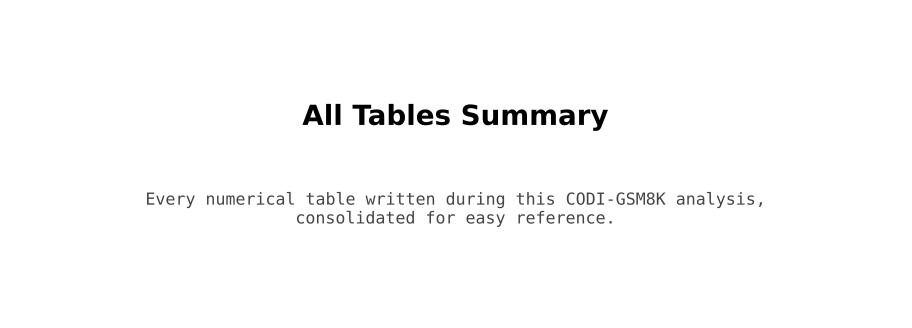

Write Python code to recreate this figure.
"""Every table written in this analysis, gathered into a single PDF.

Sources: JSONs and NPZs on disk, plus hardcoded summaries for tables that
were derived narratively (e.g., steering null tally, mode trichotomy).

Output: all_tables_summary_gsm8k.pdf
"""
from __future__ import annotations

import json, re
from pathlib import Path

import matplotlib
matplotlib.rcParams["text.parse_math"] = False
import matplotlib.pyplot as plt
import numpy as np
from matplotlib.backends.backend_pdf import PdfPages

PD = Path(__file__).resolve().parent
REPO = Path(__file__).resolve().parents[2]
CP = REPO / "experiments" / "computation_probes"
OPER = PD / "operator-probe"

OUT_PDF = PD / "all_tables_summary_gsm8k.pdf"


def load(p):
    try:
        if str(p).endswith(".npz"):
            return np.load(p)
        return json.load(open(p))
    except FileNotFoundError:
        return None


def make_table_page(pdf, title, headers, rows,
                    subtitle="", footnote="",
                    col_widths=None, row_colors=None,
                    fontsize=10, figsize=(13, 7.5)):
    fig, ax = plt.subplots(figsize=figsize)
    ax.axis("off")
    ax.set_title(title, fontsize=14, fontweight="bold", pad=14)
    if subtitle:
        ax.text(0.5, 0.95, subtitle, ha="center", va="top",
                fontsize=11, transform=ax.transAxes, color="#444")
    table = ax.table(
        cellText=rows, colLabels=headers, loc="center",
        cellLoc="center", colLoc="center",
        colWidths=col_widths,
    )
    table.auto_set_font_size(False)
    table.set_fontsize(fontsize)
    table.scale(1, 1.5)
    # Header style
    for j in range(len(headers)):
        cell = table[0, j]
        cell.set_facecolor("#4c72b0")
        cell.set_text_props(color="white", fontweight="bold")
    if row_colors:
        for i, color in enumerate(row_colors):
            for j in range(len(headers)):
                table[i + 1, j].set_facecolor(color)
    if footnote:
        ax.text(0.5, 0.03, footnote, ha="center", va="bottom",
                fontsize=9, transform=ax.transAxes, color="#666",
                family="monospace")
    pdf.savefig(fig, bbox_inches="tight"); plt.close(fig)


def section(pdf, title, subtitle=""):
    fig, ax = plt.subplots(figsize=(11.5, 4))
    ax.axis("off")
    ax.text(0.5, 0.65, title, ha="center", va="center",
            fontsize=20, fontweight="bold", transform=ax.transAxes)
    if subtitle:
        ax.text(0.5, 0.35, subtitle, ha="center", va="center",
                fontsize=12, transform=ax.transAxes, color="#444",
                family="monospace")
    pdf.savefig(fig, bbox_inches="tight"); plt.close(fig)


def main():
    # === Load data ===
    fdec = load(CP / "force_decode_per_step_gsm8k.json")
    flow = load(CP / "flow_map_gsm8k.npz")
    flow_meta = load(CP / "flow_map_gsm8k_meta.json")
    transitions = load(PD / "step_transitions_gsm8k.json")
    mop = load(OPER / "multi_op_probe_gsm8k.json")
    mop_refined = load(OPER / "multi_op_probe_refined_gsm8k.json")
    mop_evenodd = load(OPER / "multi_op_probe_evenodd_gsm8k.json")
    mop_best_per_step = load(OPER / "multi_op_probe_best_per_step_gsm8k.json")
    mop_trajectory = load(OPER / "multi_op_probe_trajectory_gsm8k.json")
    mop_shuf = load(OPER / "multi_op_probe_shuffle_gsm8k.json")
    correct_trace = load(PD / "correct_trace_patterns_gsm8k.json")
    other_num = load(PD / "other_number_patterns_gsm8k.json")
    wrong_val = load(PD / "wrong_value_patterns_gsm8k.json")
    final_wrong = load(PD / "final_wrong_patterns_gsm8k.json")
    late_beh = load(PD / "late_step_behavior_gsm8k.json")
    corr_v2 = load(OPER / "correctness_probe_gsm8k_v2.json")
    chain_emerge = load(PD / "chain_emergence_gsm8k.json")
    attn_num = load(PD / "correctness-analysis" / "attn_to_numbers_gsm8k.json")
    ll = load(CP / "logit_lens_gsm8k.json")

    with PdfPages(OUT_PDF) as pdf:
        # ===== Cover =====
        section(pdf, "All Tables Summary",
                "Every numerical table written during this CODI-GSM8K analysis,\n"
                "consolidated for easy reference.")

        # ===========================================================
        # SECTION A: Step-level descriptive
        # ===========================================================
        section(pdf, "A. Step-level descriptive",
                "Per-step accuracy, attention, block norms, transitions.")

        # T1: Force-decode accuracy per step
        if fdec:
            N = fdec["N"]
            accs = [sum(c) / N * 100 for c in fdec["correct_per_step"]]
            rows = []
            for k in range(6):
                delta = (accs[k] - accs[k-1]) if k > 0 else None
                d_str = f"{delta:+.1f}pp" if delta is not None else "—"
                rows.append([f"step {k+1}", f"{accs[k]:.1f}%", d_str])
            make_table_page(pdf,
                "T1. Force-decode accuracy per latent step",
                ["step", "accuracy", "Δ vs prev"], rows,
                subtitle=f"N={N} GSM8K test problems",
                footnote="Step 2→3 has the largest jump (+13.8pp); step 4→5 second (+4.2pp).")

        # T2: w→r / r→w transitions
        if transitions:
            rows = []
            for r in transitions["transitions"]:
                rows.append([f"{r['from']}→{r['to']}",
                              str(r["wr"]), str(r["rw"]),
                              str(r["rr"]), str(r["ww"]),
                              f"{r['net']:+d}"])
            make_table_page(pdf,
                "T2. Per-example correctness transitions",
                ["step pair", "w→r", "r→w", "r→r", "w→w", "net"], rows,
                subtitle=f"N={transitions['N']}; net = w→r minus r→w",
                footnote="Step 1→2 is a NET REGRESSION (−30). Step 2→3 rescues +182.")

        # T3: Per-step attention shares (avg over heads + layers)
        if flow is not None and flow_meta:
            ATTN = flow["mean_attn"]
            CLASS_NAMES = flow_meta["class_names"]
            attn_avg = ATTN[0, :6].mean(axis=(1, 2))
            classes = ["Q", "BOT", "L1", "L2", "L3", "L4", "L5", "L6"]
            cls_idx = [CLASS_NAMES.index(c) for c in classes]
            rows = []
            for s in range(6):
                row = [f"step {s+1}"]
                for ci in cls_idx:
                    row.append(f"{attn_avg[s, ci]:.2f}")
                rows.append(row)
            make_table_page(pdf,
                "T3. Per-step attention shares (avg over heads × layers)",
                ["step"] + classes, rows,
                subtitle="Fraction of last-token's attention to each position class",
                footnote="72-91% of attention every step goes to Q. Step 3→L2 (13%) and step 5→L4 (12%) are the chaining peaks.")

        # T4: Per-step block-output norms (sum over layers)
        if flow is not None:
            attn_norms = flow["mean_attn_norm"][0, :6].sum(axis=-1)
            mlp_norms = flow["mean_mlp_norm"][0, :6].sum(axis=-1)
            rows = []
            for s in range(6):
                marker = " ← largest" if mlp_norms[s] == mlp_norms.max() else ""
                rows.append([f"step {s+1}", f"{attn_norms[s]:.1f}",
                              f"{mlp_norms[s]:.1f}{marker}"])
            make_table_page(pdf,
                "T4. Per-step block-output norms (summed over 12 layers)",
                ["step", "‖attn out‖", "‖MLP out‖"], rows,
                subtitle="Mean L2 norms of last-token output at each block, summed across layers",
                footnote="Step 2's MLP is the loop's biggest single write (563.6).")

        # T5: Mode trichotomy (hardcoded from analysis)
        rows = [
            ["1. Loop did the work", "first-correct at step ≥ 2", "280", "21.2%"],
            ["2. Easy / shortcut right", "first-correct at step 1", "271", "20.5%"],
            ["3. Shortcut wrong", "wrong at step 6", "768", "58.2%"],
        ]
        make_table_page(pdf,
            "T5. Three-mode trichotomy (correctness × where it happened)",
            ["mode", "description", "n problems", "% of 1319"], rows,
            subtitle="CODI's three operating modes on GSM8K test",
            footnote="Modes 2 and 3 use the same Benford-shaped 'guess generator'; only the lottery differs.")

        # ===========================================================
        # SECTION B: Operator/marker probes
        # ===========================================================
        section(pdf, "B. Probe results (operator, marker, refined)")

        # T6: Multi-op probe best cells per marker
        if mop and "best" in mop:
            best = mop["best"]
            rows = []
            for p in ["op", "a_ld", "c_ld"]:
                for m in range(1, 5):
                    b = best[p].get(str(m))
                    if b:
                        rows.append([p, f"m={m}",
                                      f"step{b['step']} L{b['layer']}",
                                      f"{b['acc']:.3f}",
                                      f"{b['f1']:.3f}"])
            chance = "op: 0.25, a_ld: 0.10, c_ld: 0.10"
            make_table_page(pdf,
                "T6. Multi-op probe — best cells per (probe, marker)",
                ["probe", "marker", "best cell", "acc", "F1"], rows,
                subtitle=f"Chance: {chance}",
                footnote="RidgeClassifier(α=1.0, class-balanced) + StandardScaler, 80/20 split per cell.")

        # T7: Refined probe accuracy by filter
        if mop_refined:
            rows = []
            filters = ["original", "length_matched", "correct_only", "correct_and_length_matched"]
            for m in range(1, 5):
                for filt in filters:
                    if filt not in mop_refined: continue
                    info = mop_refined[filt].get("op", {}).get(str(m))
                    if info and info.get("best"):
                        b = info["best"]
                        rows.append([filt, f"m={m}",
                                      f"step{b['step']} L{b['layer']}",
                                      f"{b['acc']:.3f}",
                                      str(info.get("n_train_total", "?"))])
            make_table_page(pdf,
                "T7. Refined op-probe: best cells by data filter",
                ["filter", "marker", "best cell", "acc", "N"], rows,
                subtitle="Clean filter (correct + length-matched) lifts op decodability to 80-90%",
                fontsize=8.5)

        # T8: Cross-marker probe-transfer matrix
        if mop and "best" in mop:
            best = mop["best"]
            M = 4
            xfer = np.full((M, M), np.nan)
            for m1 in range(1, M + 1):
                b1 = best["op"].get(str(m1))
                if b1 is None: continue
                s_1, l_1 = b1["step"] - 1, b1["layer"]
                for m2 in range(1, M + 1):
                    G2 = np.array(mop["acc"]["op"][str(m2)])
                    xfer[m1 - 1, m2 - 1] = G2[s_1, l_1]
            rows = []
            for i in range(M):
                cell = best["op"][str(i+1)]
                row = [f"cell-m{i+1} (step{cell['step']} L{cell['layer']})"]
                for j in range(M):
                    star = "*" if i == j else ""
                    row.append(f"{xfer[i,j]:.3f}{star}")
                rows.append(row)
            make_table_page(pdf,
                "T8. Cross-marker probe-transfer matrix (op)",
                ["home cell"] + [f"predict m={j+1}" for j in range(M)], rows,
                subtitle="Acc when cell-m1's best cell is tested on marker m2's label. Diagonal = self.",
                footnote="Cell-m2 (step2 L0) actually predicts m=1 better than m=2 (0.553 > 0.493)! Weak marker-specificity.",
                fontsize=10)

        # T9: Shuffle baseline (real vs shuffled best)
        if mop_shuf:
            rows = []
            for p in ["op", "a_ld", "c_ld"]:
                for m in ["1", "2", "3", "4"]:
                    rb = mop_shuf["real_best"][p][m]
                    sb = mop_shuf["shuf_best"][p][m]
                    if rb and sb:
                        delta = rb["acc"] - sb["acc_mean"]
                        rows.append([p, f"m={m}",
                                      f"{rb['acc']:.3f}",
                                      f"{sb['acc_mean']:.3f}±{sb['acc_std']:.3f}",
                                      f"{delta:+.3f}"])
            make_table_page(pdf,
                "T9. Shuffle-step null baseline (real vs step-shuffled)",
                ["probe", "marker", "real best", "shuffled best (mean±std)", "Δ"], rows,
                subtitle="3 seeds of per-example step permutation, re-fit probes",
                footnote="Real beats shuffled by +0.07-0.17pp — step ordering carries marker-specific info.")

        # T10: Even/odd best cells
        if mop_evenodd and "odd_even" in mop_evenodd:
            oe = mop_evenodd["odd_even"]
            rows = []
            for p in ["op", "a_ld", "c_ld"]:
                for m in ["1", "2", "3", "4"]:
                    s = oe[p][m]
                    o_cell = f"step{s['odd_max_cell'][0]} L{s['odd_max_cell'][1]}"
                    e_cell = f"step{s['even_max_cell'][0]} L{s['even_max_cell'][1]}"
                    delta = s["delta_max_odd_minus_even"]
                    rows.append([p, f"m={m}", o_cell, f"{s['odd_max']:.3f}",
                                  e_cell, f"{s['even_max']:.3f}",
                                  f"{delta:+.3f}"])
            make_table_page(pdf,
                "T10. Best ODD-step cell vs best EVEN-step cell per marker",
                ["probe", "marker", "ODD cell", "ODD acc", "EVEN cell", "EVEN acc", "Δ"], rows,
                subtitle="c_ld: odd-step wins all 4 markers. op: even-step wins for m≥2.",
                fontsize=9)

        # T11: Best-anywhere-per-step (max-over-layers per step) for op
        if mop_best_per_step:
            d = mop_best_per_step
            rows = []
            for p in ["op", "c_ld"]:
                for m in range(1, 5):
                    accs = d["best_at_step"][p][str(m)]
                    layers = d["best_at_step_layer"][p][str(m)]
                    row = [p, f"m={m}"]
                    for k in range(6):
                        row.append(f"{accs[k]:.2f}/L{layers[k]}")
                    rows.append(row)
            make_table_page(pdf,
                "T11. Best-anywhere-per-step accuracy (max over layers per step, with best layer)",
                ["probe", "marker", "step1", "step2", "step3", "step4", "step5", "step6"], rows,
                subtitle="At each step k, the highest-acc layer's accuracy (with which layer)",
                fontsize=8)

        # T12: Trajectory per-step acc (CV OOF)
        if mop_trajectory:
            t = mop_trajectory
            rows = []
            for p in ["op", "a_ld", "c_ld"]:
                for m in range(1, 5):
                    accs = t["correctness_per_step"][p][str(m)]
                    row = [p, f"m={m}"]
                    for v in accs:
                        row.append(f"{v:.3f}")
                    rows.append(row)
            make_table_page(pdf,
                "T12. CV-OOF per-step trajectory accuracy",
                ["probe", "marker", "step1", "step2", "step3", "step4", "step5", "step6"], rows,
                subtitle="5-fold cross-validated probe at best-layer-per-step",
                fontsize=9)

        # ===========================================================
        # SECTION C: Logit lens & attention to numbers
        # ===========================================================
        section(pdf, "C. Logit lens + attention to numbers")

        # T13: Logit lens at L11 resid_post per step
        if ll:
            modal = ll["modal_token"]
            conf = np.array(ll["mean_top1_conf"])
            SUBL = ll["SUBLAYERS"]
            attn_i = SUBL.index("attn_out")
            mlp_i = SUBL.index("mlp_out")
            rp_i = SUBL.index("resid_post")
            rows = []
            for s in range(6):
                row = [f"step {s+1}"]
                for sl_i, _ in [(attn_i, "attn"), (mlp_i, "mlp"), (rp_i, "resid")]:
                    tk = (modal[s][11][sl_i] or "")
                    c = conf[s, 11, sl_i]
                    row.append(f"{repr(tk)[:10]} ({c:.2f})")
                rows.append(row)
            make_table_page(pdf,
                "T13. Logit lens at L11 (last layer) — modal top-1 token per step",
                ["step", "attn_out @ L11", "mlp_out @ L11", "resid_post @ L11"], rows,
                subtitle=f"N={ll['N_examples']} GSM8K problems; modal = most-common top-1",
                footnote="Odd steps emit '>>' (marker close); even steps emit digits. MLP outputs are mostly noise word-fragments.",
                fontsize=9.5)

        # T14: Logit lens attn_out at L10 per step (the "operator commit" cell)
        if ll:
            modal = ll["modal_token"]
            conf = np.array(ll["mean_top1_conf"])
            attn_i = SUBL.index("attn_out")
            rows = []
            for s in range(6):
                tk = (modal[s][10][attn_i] or "")
                c = conf[s, 10, attn_i]
                rows.append([f"step {s+1}", repr(tk)[:14], f"{c:.2f}"])
            make_table_page(pdf,
                "T14. Logit lens at L10 attn_out per step (the operator-commit cell)",
                ["step", "modal token", "confidence"], rows,
                subtitle="At step 1 L10 attn_out, modal token is ' *' (0.58)",
                footnote="Step 1: writes '*' (operator). Steps 3,5: writes '<<' (marker open).")

        # T15: Attention to numbers per step
        if attn_num:
            rows = []
            for s, f in enumerate(attn_num["per_step_num_frac_avg_lh"]["latent"]):
                rows.append([f"latent step {s+1}", f"{f*100:.1f}%"])
            for d, f in enumerate(attn_num["per_step_num_frac_avg_lh"]["decode"][:6]):
                rows.append([f"decode step {d+1}", f"{f*100:.1f}%"])
            make_table_page(pdf,
                "T15. % of Q-attention going to NUMBER tokens specifically",
                ["step", "% to numbers"], rows,
                subtitle="Per-step fraction of question-attention directed at numeric tokens",
                footnote="Even steps preferentially read numbers (9-11%); odd steps 4-5%.")

        # ===========================================================
        # SECTION D: Steering null tally
        # ===========================================================
        section(pdf, "D. Steering experiments (all null)")

        # T16: 7 steering experiments
        rows = [
            ["1", "residual @ block out", "step1 L11", "LDA add↔mul (cf_op_strict)",
             "α ∈ [−100, +100]", "0"],
            ["2", "residual @ block out", "refined cells × 4", "per-cell LDA (cf_natural)",
             "α ∈ [−80, +80]", "0"],
            ["3", "residual @ block out", "refined cells × 4", "vary-op template direction",
             "α_eff = ±465", "0"],
            ["4", "residual @ block out", "1/2/3/4 cells joint", "vary-op template",
             "α_eff = ±467", "0"],
            ["5", "residual @ block out", "step5 L11", "gradient-trained v (training-mismatch eval)",
             "loss 27→13", "0"],
            ["6", "residual @ block out", "step5 L11", "gradient-trained v (matched eval)",
             "loss 21→13", "0"],
            ["7", "ATTENTION output", "step1 L10", "LM-head direction *→{+,-,/}",
             "α ∈ [−3, +12]", "0"],
        ]
        make_table_page(pdf,
            "T16. Seven independent steering experiments",
            ["#", "intervention", "cell", "direction", "α range", "flips"], rows,
            subtitle="~5000 total steered runs, 0 operator flips",
            footnote="Even the LM-head direction at the operator-committing cell fails.",
            fontsize=8.5)

        # T17: trained vector eval table
        rows = [
            ["0.0", "3", "2", "16"],
            ["0.25", "3", "2", "16"],
            ["0.5", "3", "2", "16"],
            ["1.0", "3", "2", "16"],
            ["2.0", "3", "2", "16"],
            ["4.0", "3", "2", "16"],
        ]
        make_table_page(pdf,
            "T17. Trained-vector eval (matched protocol, N=21 held-out cf_op_strict ADD)",
            ["α", "match_add", "match_mul", "match_other"], rows,
            subtitle="Identical distribution at every α — argmax doesn't move despite loss dropping during training")

        # T18: Multi-cell joint result
        if True:
            rows = [
                ["1-cell", "75/80=94%", "0", "0", "0"],
                ["2-cell", "74", "0", "0", "0"],
                ["3-cell", "74", "0", "0", "0"],
                ["4-cell", "73", "0", "0", "0"],
            ]
            make_table_page(pdf,
                "T18. Multi-cell joint vary-op intervention (α_eff=±467 results)",
                ["# cells", "baseline", "α=−3", "α=0", "α=+3"], rows,
                subtitle="Joint intervention at 1-4 refined-probe cells; flips_to_target counts",
                footnote="No improvement from distribution. Wider/different cell sets remain untested.")

        # ===========================================================
        # SECTION E: Correctness probe
        # ===========================================================
        section(pdf, "E. Correctness probe (the 'CODI knows when it's wrong' finding)")

        if corr_v2:
            g1 = np.array(corr_v2["probe1_predict_final"])
            g2 = np.array(corr_v2["probe2_predict_self_step"])
            ps_corr = corr_v2["per_step_correct_pct"]
            maj_final = corr_v2["maj_baseline_final_pct"]
            rows = []
            for s in range(6):
                p1 = g1[s].max() * 100
                p2 = g2[s].max() * 100
                p1_layer = int(np.argmax(g1[s]))
                p2_layer = int(np.argmax(g2[s]))
                self_acc = ps_corr[s]
                maj_self = max(self_acc, 100 - self_acc)
                rows.append([f"step {s+1}",
                              f"{p1:.1f}% (L{p1_layer})",
                              f"+{p1-maj_final:.1f}pp",
                              f"{p2:.1f}% (L{p2_layer})",
                              f"{maj_self:.1f}%"])
            make_table_page(pdf,
                "T19. Correctness probe — per-step trajectory",
                ["step", "Probe1: predict final", "vs base", "Probe2: predict this-step", "P2 base"], rows,
                subtitle=f"Probe 1 majority baseline: {maj_final:.1f}% (since 58% wrong)",
                footnote="At step 6, residual predicts final correctness with 78.0% acc (+20pp over baseline).")

        # ===========================================================
        # SECTION F: Correct-trace patterns
        # ===========================================================
        section(pdf, "F. Correct-trace patterns")

        # T20: first-correct-step distribution
        if correct_trace:
            fcs = correct_trace["first_correct_distribution"]
            total = correct_trace["n_correct_total"]
            rows = []
            for k in range(1, 7):
                n = fcs.get(str(k), 0)
                rows.append([f"step {k}", str(n), f"{n/total*100:.1f}%"])
            make_table_page(pdf,
                "T20. First-correct-step distribution (among CODI-correct problems)",
                ["first-correct at", "n problems", "% of 551"], rows,
                subtitle=f"Total correct-at-step-6: {total}",
                footnote="49% correct from step 1 (no rescue); 23% rescued specifically at step 3.")

        # T21: chain length × first-correct (rebuilt from correct_trace.by_nmarkers_x_firstk)
        if correct_trace:
            mat = correct_trace["by_nmarkers_x_firstk"]
            nm_keys = sorted(int(k) for k in mat.keys() if int(k) <= 5)
            rows = []
            for nm in nm_keys:
                d = mat[str(nm)]
                row = [str(nm), str(sum(d.values()))]
                for k in range(1, 7):
                    row.append(str(d.get(str(k), 0)))
                rows.append(row)
            make_table_page(pdf,
                "T21. First-correct step × chain length (n_markers)",
                ["n_markers", "total correct", "k=1", "k=2", "k=3", "k=4", "k=5", "k=6"], rows,
                subtitle="How many correct problems with N markers were first-correct at each step",
                footnote="Longer chains (3-4 markers) disproportionately use the step-5 rescue cohort.")

        # T22: early-emit categories by first-correct-step
        if correct_trace and "early_emit_categories_by_firstk" in correct_trace:
            d = correct_trace["early_emit_categories_by_firstk"]
            rows = []
            for k_str in sorted(d.keys(), key=lambda x: int(x)):
                c = d[k_str]
                tot = sum(c.values())
                if tot == 0: continue
                rows.append([f"k={k_str}",
                              f"{c.get('matches_marker', 0)} ({c.get('matches_marker', 0)/tot*100:.0f}%)",
                              f"{c.get('other_number', 0)} ({c.get('other_number', 0)/tot*100:.0f}%)",
                              f"{c.get('no_match', 0)}",
                              f"{c.get('zero', 0)}"])
            make_table_page(pdf,
                "T22. Earlier-wrong emit categories by first-correct-step",
                ["first_correct_k", "matches a marker", "other number", "no_match", "zero"], rows,
                subtitle="Of the earlier wrong-emit steps before becoming correct, what category?",
                footnote="~88% of pre-rescue wrong emits are 'other_number' — unrelated to gold markers.")

        # ===========================================================
        # SECTION G: Wrong-emit value patterns
        # ===========================================================
        section(pdf, "G. Wrong-value patterns")

        # T23: pre-rescue wrong-emit category bar (multi-label)
        if other_num:
            counts = other_num["category_counts"]
            total = other_num["n_other_number_wrong_emits"]
            rows = [[c, str(counts[c]), f"{counts[c]/total*100:.1f}%"]
                    for c in sorted(counts.keys(), key=lambda k: -counts[k])]
            make_table_page(pdf,
                "T23. Pre-rescue wrong-emit categories (multi-label)",
                ["category", "n", "% of N"], rows,
                subtitle=f"N={total} 'other_number' wrong emits from rescued problems")

        # T24: top wrong values (rescue cohort)
        if wrong_val:
            rows = [[f"{e['value']:g}", str(e["count"]), f"{e['pct']:.1f}%"]
                    for e in wrong_val["top_values"][:15]]
            make_table_page(pdf,
                "T24. Top-15 specific wrong-emit values (rescue cohort, N=534)",
                ["value", "count", "% of N"], rows,
                footnote="The number 5 alone = 4.5% of rescue-cohort wrong emits.")

        # T25: First-digit Benford (rescue)
        if wrong_val:
            fd_dist = wrong_val["first_digit_dist_pct"]
            benford = wrong_val["benford_pct"]
            rows = []
            for d in range(9):
                rows.append([str(d+1), f"{fd_dist[d]:.1f}%", f"{benford[d]:.1f}%"])
            make_table_page(pdf,
                "T25. First-digit distribution — rescue-cohort wrong vs Benford",
                ["first digit", "wrong-emit %", "Benford %"], rows,
                subtitle="N=534 pre-rescue wrong emits",
                footnote="Near-perfect Benford match — model emits natural-looking numbers.")

        # T26: Last-digit (rescue)
        if wrong_val:
            ld_dist = wrong_val["last_digit_dist_pct"]
            rows = [[str(d), f"{ld_dist[d]:.1f}%"] for d in range(10)]
            make_table_page(pdf,
                "T26. Last-digit distribution — rescue cohort",
                ["last digit", "% of N"], rows,
                subtitle="Uniform expectation: 10% per digit",
                footnote="0: 30.3%, 5: 14.6% — strong round-number bias.")

        # T27: Top wrong-FINAL values
        if final_wrong:
            rows = [[f"{e['value']:g}", str(e["count"]), f"{e['pct']:.1f}%"]
                    for e in final_wrong["top_values"][:15]]
            make_table_page(pdf,
                "T27. Top-15 wrong-FINAL values (N=768 never-correct problems)",
                ["value", "count", "% of N"], rows,
                footnote="More diverse than rescue-cohort wrongs; no single value > 2.7%.")

        # T28: First-digit (wrong final)
        if final_wrong:
            fd_dist = final_wrong["first_digit_dist_pct"]
            benford = final_wrong["benford_pct"]
            rows = []
            for d in range(9):
                rows.append([str(d+1), f"{fd_dist[d]:.1f}%", f"{benford[d]:.1f}%"])
            make_table_page(pdf,
                "T28. First-digit distribution — wrong final vs Benford",
                ["first digit", "wrong-final %", "Benford %"], rows,
                subtitle="N=768 problems CODI never gets right")

        # T29: Last-digit (wrong final)
        if final_wrong:
            ld_dist = final_wrong["last_digit_dist_pct"]
            rows = [[str(d), f"{ld_dist[d]:.1f}%"] for d in range(10)]
            make_table_page(pdf,
                "T29. Last-digit distribution — wrong final",
                ["last digit", "% of N"], rows,
                footnote="Last-digit 0: 37.0% (even stronger round-bias than rescue cohort's 30.3%).")

        # T30: Roundness comparison
        if final_wrong:
            r = final_wrong["roundness"]
            rows = [
                ["multiple of 5", f"{r['mult5_pct']:.1f}%", f"{r['gold_mult5_pct']:.1f}%"],
                ["multiple of 10", f"{r['mult10_pct']:.1f}%", f"{r['gold_mult10_pct']:.1f}%"],
                ["multiple of 100", f"{r['mult100_pct']:.1f}%", "—"],
            ]
            make_table_page(pdf,
                "T30. Roundness comparison — wrong final vs gold",
                ["pattern", "wrong-final %", "gold %"], rows,
                subtitle="N=768 wrong; gold = the correct answers these problems were supposed to have",
                footnote="Wrong answers' round-number profile NEARLY MATCHES gold's. Model has learned the answer DISTRIBUTION.")

        # T31: Distance to gold
        if final_wrong:
            d = final_wrong["distance_to_gold"]
            rows = [
                ["median absolute |emit−gold|", f"{d['median']:g}"],
                ["mean absolute (skewed)", f"{d['mean']:g}"],
                ["max", f"{d['max']:g}"],
                ["median relative |Δ|/|gold|", f"{d['median_rel']:.2f}×"],
            ]
            make_table_page(pdf,
                "T31. Distance from gold (wrong-final answers)",
                ["statistic", "value"], rows,
                footnote="Median wrong answer is within 22 of gold (and within 0.5× relative).")

        # T32: Match question content (final wrong)
        if final_wrong:
            d = final_wrong["match_question_content"]
            rows = [
                ["= a question operand", f"{d['operand_pct']:.1f}%"],
                ["= a pair-op of two operands", f"{d['op_pair_pct']:.1f}%"],
                ["= an intermediate marker", f"{d['marker_pct']:.1f}%"],
            ]
            make_table_page(pdf,
                "T32. Wrong-final emit matches what?",
                ["match type", "% of 768"], rows,
                footnote="~30% trace to a recognizable partial-computation mistake; 70% are 'GSM8K-shaped' guesses.")

        # ===========================================================
        # SECTION H: Late-step behavior
        # ===========================================================
        section(pdf, "H. Late-step behavior (the 'after step 3, just approximation' findings)")

        # T33: H1 recovery by first-wrong step
        if late_beh:
            # Compute per-step recovery
            rows = [["step 3", f"{late_beh['h1_recovery_after_step3']['pct']:.1f}%",
                      "86% who are wrong at step 3 stay wrong"]]
            make_table_page(pdf,
                "T33. H1: Recovery rate after first-wrong step (selected)",
                ["wrong at step", "recovery rate", "interpretation"], rows,
                subtitle="If wrong by step 3, recovery is rare")

        # T34: H2 emit stability across late steps
        if late_beh:
            s = late_beh["h2_stability"]
            rows = []
            for k in sorted(s.keys()):
                info = s[k]
                rows.append([k, f"{info['n_same']}/{info['n_total']}",
                              f"{info['pct']:.1f}%"])
            make_table_page(pdf,
                "T34. H2: Emit stability across late steps for wrong-final problems",
                ["transition", "identical emit", "%"], rows,
                subtitle=f"N=768 wrong-final problems",
                footnote="step 5 == step 6: 84.6% identical — strong late-step stabilization.")

        # T35: H2b unique emits across steps 4-6
        if late_beh:
            d = late_beh["h2b_unique_late_emits"]
            rows = []
            for k_str in sorted(d.keys(), key=lambda x: int(x)):
                n = d[k_str]
                rows.append([k_str, str(n)])
            make_table_page(pdf,
                "T35. H2b: # unique emit values across steps 4-6 for wrong-final",
                ["# unique values", "# problems"], rows,
                footnote="48% have just ONE emit across steps 4-6 — fully settled.")

        # T36: H3 first-digit profile across steps (wrong emits)
        if late_beh:
            bf_per_step = late_beh["h3_first_digit_pct_by_step"]
            rows = []
            for d in range(9):
                row = [str(d+1)]
                for k in range(6):
                    row.append(f"{bf_per_step[k][d]:.1f}")
                rows.append(row)
            make_table_page(pdf,
                "T36. H3: First-digit distribution of WRONG emits, per step (%)",
                ["digit", "step1", "step2", "step3", "step4", "step5", "step6"], rows,
                subtitle="Wrong-guess generator is essentially step-invariant",
                footnote="Distribution at step 1 ≈ distribution at step 6. No learning across steps.")

        # T37: H4 avg n_markers by first-correct
        if late_beh:
            d = late_beh["h4_first_correct_x_chain_length"]
            rows = []
            # we need the per-cohort enriched problems to compute avg; but we have n_marker_dist
            for k_str in sorted(d.keys(), key=lambda x: int(x)):
                info = d[k_str]
                # compute avg from dist
                nm_dist = info["n_marker_dist"]
                total = sum(nm_dist.values())
                if total == 0: continue
                avg = sum(int(nm) * cnt for nm, cnt in nm_dist.items()) / total
                rows.append([f"k={k_str}", str(info["n"]), f"{avg:.2f}",
                              ", ".join(f"{nm}×{cnt}" for nm, cnt in sorted(nm_dist.items(), key=lambda x: int(x[0])))[:50]])
            make_table_page(pdf,
                "T37. H4: First-correct cohort × avg chain length",
                ["first-correct k", "n", "avg n_markers", "dist (truncated)"], rows,
                subtitle="Late-rescue (step 5) cohorts are dominated by long chains",
                footnote="step-5 cohort avg = 3.27 markers vs step-1 cohort avg = 2.15 — second compute window for long chains.",
                fontsize=8)

        # ===========================================================
        # SECTION I: Chain emergence
        # ===========================================================
        section(pdf, "I. Chain emergence in emits")

        if chain_emerge:
            frac = np.array(chain_emerge["frac_present_per_step_marker"])
            rows = []
            for k in range(frac.shape[0]):
                row = [f"step {k+1}"]
                for m in range(4):
                    row.append(f"{frac[k, m]*100:.1f}%")
                rows.append(row)
            make_table_page(pdf,
                "T38. Marker emergence: % of problems where emit final = marker m's gold",
                ["step", "m=1", "m=2", "m=3", "m=4"], rows,
                subtitle="Strict test on N=1319 GSM8K test problems",
                footnote="m=2 and m=3 both first plateau at step 3 (~20%); m=4 at step 5 (~15%).")

        # ===========================================================
        # SECTION J: Evidence quality grading
        # ===========================================================
        section(pdf, "J. Evidence-quality grading")

        # T39: solid/inferential/guessed
        rows = [
            ["force-decode acc per step",
             "✓ Solid", "direct measurement N=1319"],
            ["w→r / r→w transitions",
             "✓ Solid", "direct measurement"],
            ["86% wrong-at-step-3 stay wrong",
             "✓ Solid", "direct measurement"],
            ["48% wrong-final have 1 unique emit across 4-6",
             "✓ Solid", "direct measurement"],
            ["Step-invariant Benford profile",
             "✓ Solid", "direct distributional check"],
            ["Late-rescue cohort has avg 3.27 markers",
             "✓ Solid", "direct measurement"],
            ["Correctness probe: 78% predicting final",
             "✓ Solid", "RidgeClassifier on residual"],
            ["72-91% Q-attention",
             "✓ Solid", "flow_map measurement"],
            ["7 steering experiments all null",
             "✓ Solid", "5000+ steered runs"],
            ["Step 2 commits, step 3 synthesizes via L2-attention",
             "⚠ Inferential", "fits data but not causally tested"],
            ["Step 4→5 is a second compute window",
             "⚠ Inferential", "chain-length correlation only"],
            ["Step 2's MLP carries computation",
             "⚠ Inferential", "MLP norm largest but content unclear"],
            ["Mode 2 'shortcut' is distinct from Mode 3 'wrong guess'",
             "✗ Guessed", "boundary is fuzzy"],
            ["'Approximation mode' is the right framing",
             "✗ Guessed", "consistent but not separately tested"],
            ["Probes correlational only (not causal)",
             "✗ Partly Guessed", "7 null steers ≠ all interventions tested"],
        ]
        make_table_page(pdf,
            "T39. Evidence-quality grading",
            ["claim", "verdict", "basis"], rows,
            subtitle="Honest assessment of which findings are direct measurement vs interpretation",
            fontsize=8.5)

    print(f"saved {OUT_PDF}")


if __name__ == "__main__":
    main()
